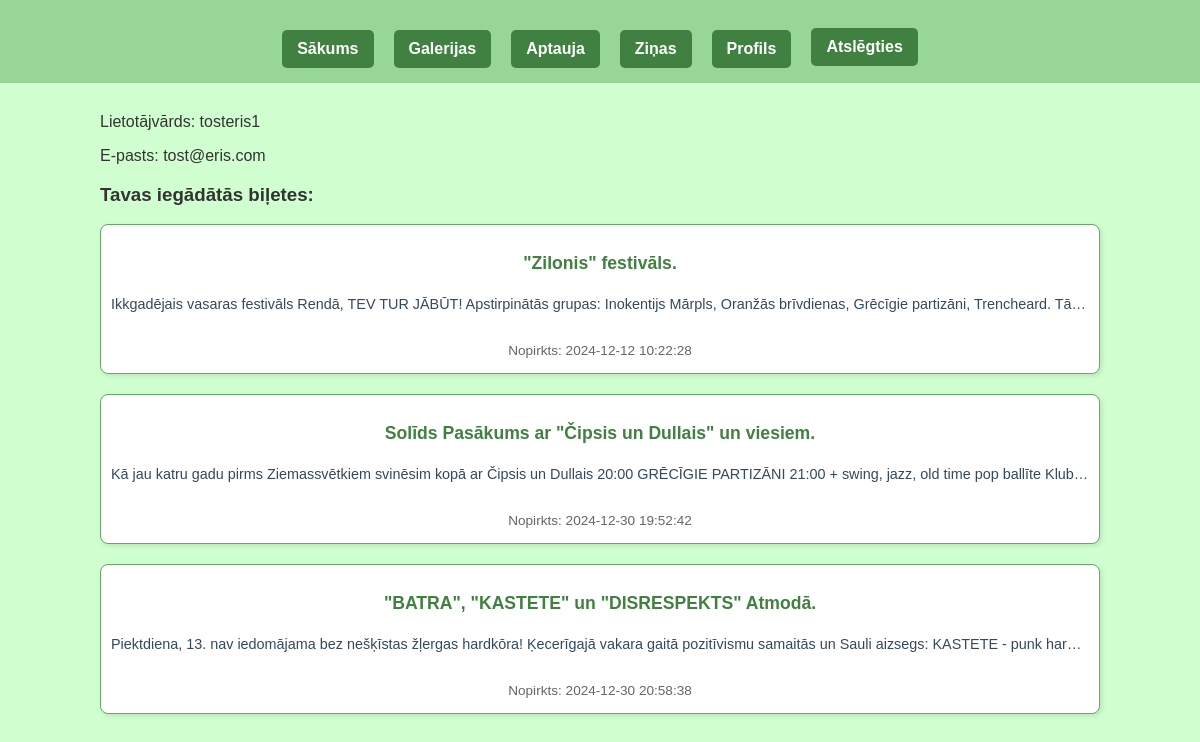
The app's page /profile.php (signed in) with its own data.
### tables this page shows
CREATE TABLE `users` (
  `id` int(11) NOT NULL,
  `username` varchar(50) NOT NULL,
  `password` varchar(255) NOT NULL,
  `email` varchar(100) NOT NULL,
  `role` enum('user','admin') DEFAULT 'user'
);

CREATE TABLE `tickets` (
  `id` int(11) NOT NULL,
  `user_id` int(11) NOT NULL,
  `event_id` int(11) NOT NULL,
  `purchase_date` timestamp NOT NULL DEFAULT current_timestamp()
);

CREATE TABLE `events` (
  `id` int(11) NOT NULL,
  `name` varchar(100) NOT NULL,
  `description` text NOT NULL,
  `price` decimal(10,2) NOT NULL,
  `date` datetime NOT NULL
);

### profile.php (the view)
<?php
include 'header.php';
include 'config.php';
$username = $_SESSION['username'];
$query = "
    SELECT
        users.username,
        users.email,
        tickets.purchase_date,
        events.name AS event_name,
        events.description AS event_description
    FROM users
    LEFT JOIN tickets ON users.id = tickets.user_id
    LEFT JOIN events ON tickets.event_id = events.id
    WHERE users.username = ?
";
$stmt = $conn->prepare($query);
$stmt->bind_param('s', $username);
$stmt->execute();
$result = $stmt->get_result();
if ($result->num_rows > 0) {
    $user_data = $result->fetch_assoc();
} else {
    $user_data = null;
}
?>
<div class="tickets-container">
    <div class="tickets-section">
        <?php if ($user_data): ?>
            <p>Lietotājvārds: <?php echo htmlspecialchars($_SESSION['username']); ?></p>
            <p>E-pasts: <?php echo htmlspecialchars($user_data['email']); ?></p>
            <h3>Tavas iegādātās biļetes:</h3>
            <ul class="inline-event-list">
                <?php
                do {
                    if ($user_data['event_name']): ?>
                        <li class="inline-event-item">
                            <h3><?php echo htmlspecialchars($user_data['event_name']); ?></h3>
                            <p class="event-description"><?php echo htmlspecialchars($user_data['event_description']); ?></p>
                            <p class="event-date">Nopirkts: <?php echo htmlspecialchars($user_data['purchase_date']); ?></p>
                        </li>
                    <?php endif;
                } while ($user_data = $result->fetch_assoc());
                ?>
            </ul>
        <?php else: ?>
            <p>Jūs vēl neesat iegādājies nevienu biļeti.</p>
        <?php endif; ?>
    </div>
</div>
</body>
</html>

### style.css (style rules this page uses)
body { font-family: Arial, sans-serif; background-color: #c7ffc7d6; margin: 0; padding: 0; color: #333; }
.event-date { font-size: 1em; color: #666; margin-bottom: 5px; }
.event-description { font-size: 1em; color: #34495e; margin-bottom: 3px; flex-grow: 1; overflow: hidden; word-wrap: break-word; white-space: normal; }

### style_login_register.css (style rules this page uses)
.inline-event-list { display: flex; flex-wrap: wrap; gap: 20px; list-style: none; padding: 0; margin: 0; justify-content: center; }
.tickets-container { width: 90%; margin: 30px auto; max-width: 1000px; }
.inline-event-item { background-color: white; border: 1px solid #66a866; border-radius: 8px; padding: 10px; width: 100%; box-sizing: border-box; text-align: center; box-shadow: 2px 2px 5px rgba(0, 0, 0, 0.1); transition: transform 0.3s ease-in-out; display: flex; flex-direction: column; justify-content: flex-start; height: 150px; overflow: hidden; }
.inline-event-item h3 { font-size: 1.1em; color: #408040; margin-bottom: 8px; }
.inline-event-item .event-description { font-size: 0.9em; color: #34495e; margin-bottom: 10px; overflow: hidden; white-space: nowrap; text-overflow: ellipsis; }
.inline-event-item .event-date { font-size: 0.85em; color: #666; }

### records on screen
users: email "tost@eris.com"
tickets: event.name "\"Zilonis\" festivāls.", event.description "Ikkgadējais vasaras festivāls Rendā, TEV TUR JĀBŪT! Apstirpinātās grupas: Inokentijs Mārpls, Oranžās brīvdienas, Grēcīgie partizāni, Trencheard. Tā…", purchase_date "2024-12-12 10:22:28"
tickets: event.name "Solīds Pasākums ar \"Čipsis un Dullais\" un viesiem.", event.description "Kā jau katru gadu pirms Ziemassvētkiem svinēsim kopā ar Čipsis un Dullais 20:00 GRĒCĪGIE PARTIZĀNI 21:00 + swing, jazz, old time pop ballīte Klub…", purchase_date "2024-12-30 19:52:42"
tickets: event.name "\"BATRA\", \"KASTETE\" un \"DISRESPEKTS\" Atmodā.", event.description "Piektdiena, 13. nav iedomājama bez nešķīstas žļergas hardkōra! Ķecerīgajā vakara gaitā pozitīvismu samaitās un Sauli aizsegs: KASTETE - punk har…", purchase_date "2024-12-30 20:58:38"

### other values on screen
$_SESSION['username'] "tosteris1"
